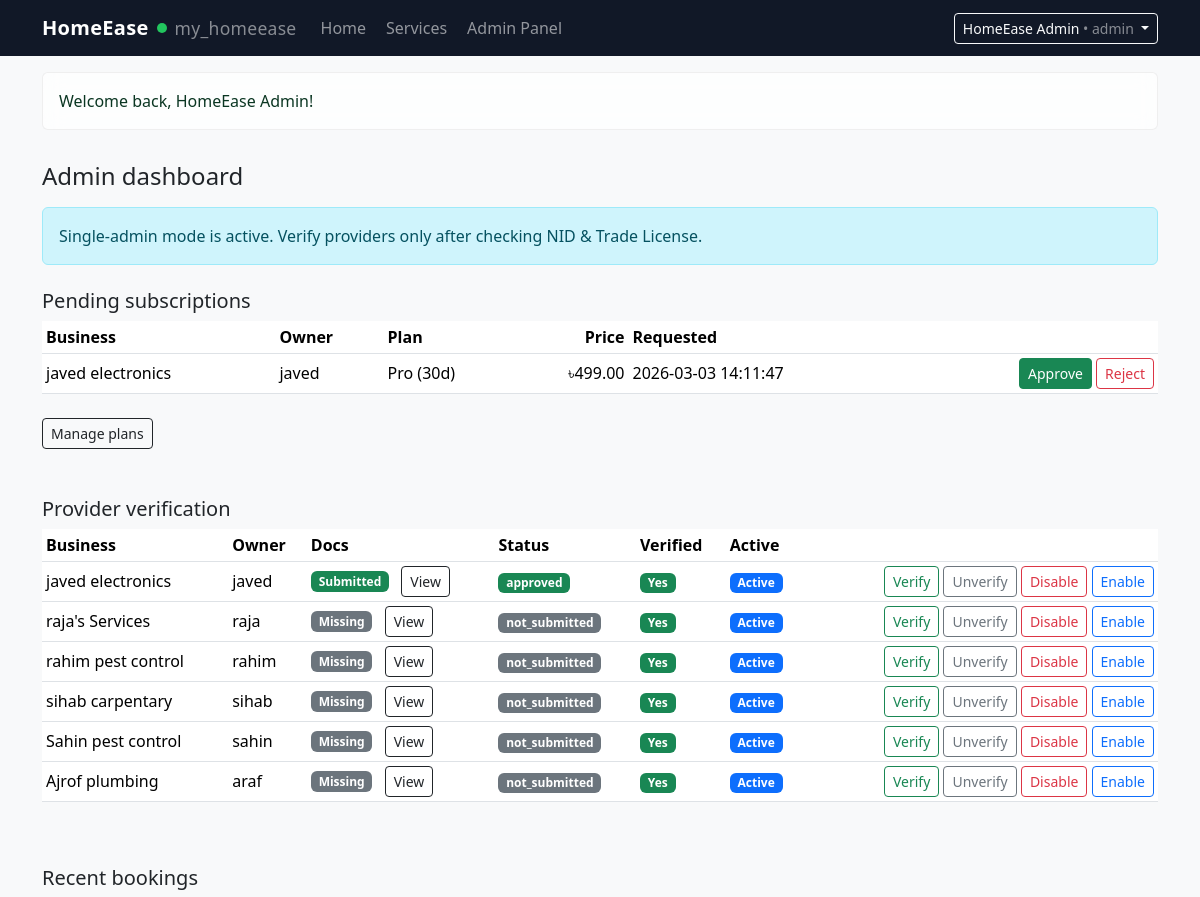
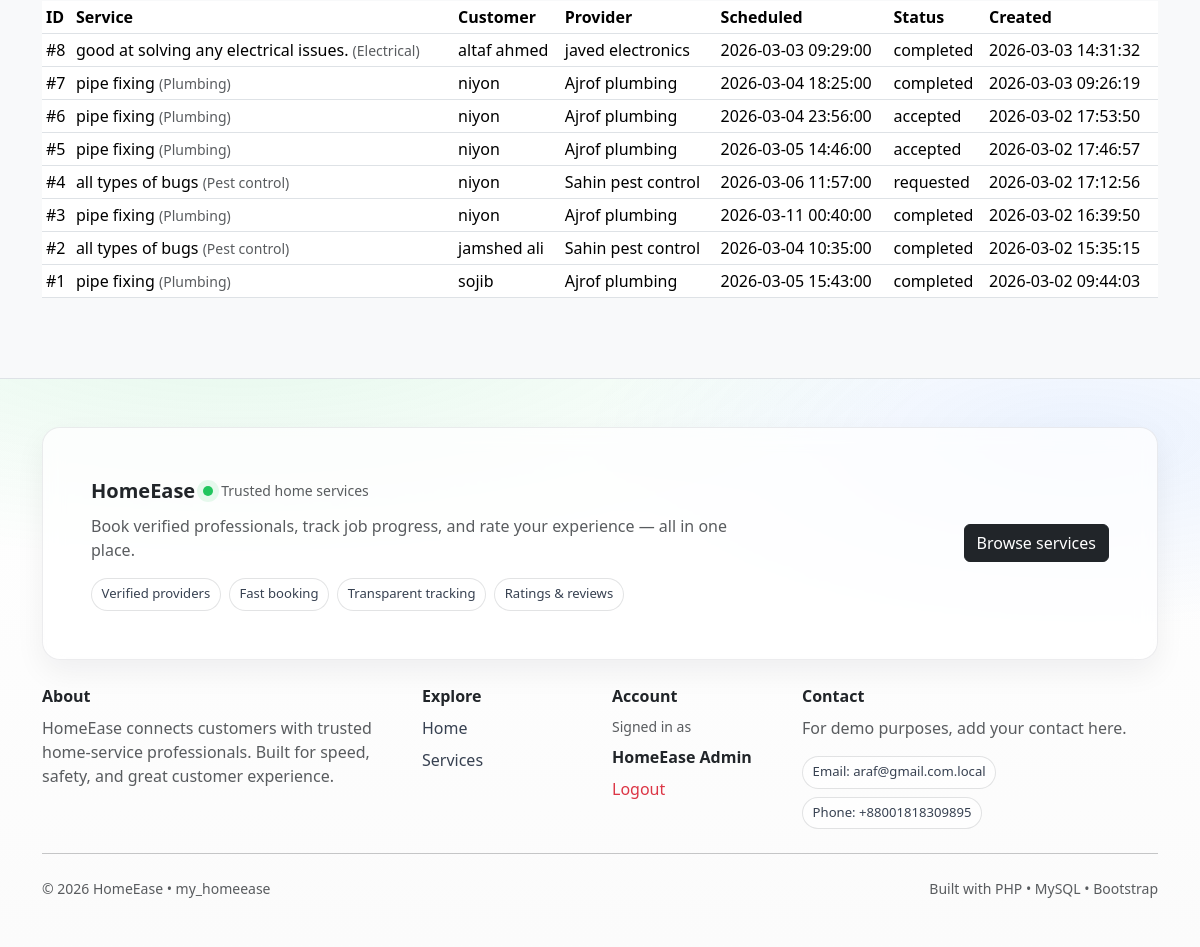
Page /admin/dashboard.php (signed in) on the committed database (2 pictures, top to bottom).
### tables this page shows
CREATE TABLE `provider_subscriptions` (
  `id` int(11) NOT NULL AUTO_INCREMENT,
  `provider_id` int(11) NOT NULL,
  `plan_id` int(11) NOT NULL,
  `status` enum('pending','active','expired','rejected') NOT NULL DEFAULT 'pending',
  `start_date` datetime DEFAULT NULL,
  `end_date` datetime DEFAULT NULL,
  `created_at` timestamp NOT NULL DEFAULT current_timestamp(),
  PRIMARY KEY (`id`),
  KEY `idx_ps_provider` (`provider_id`),
  KEY `idx_ps_status` (`status`),
  KEY `fk_ps_plan` (`plan_id`),
  CONSTRAINT `fk_ps_plan` FOREIGN KEY (`plan_id`) REFERENCES `subscription_plans` (`id`) ON DELETE CASCADE,
  CONSTRAINT `fk_ps_provider` FOREIGN KEY (`provider_id`) REFERENCES `users` (`id`) ON DELETE CASCADE
);

CREATE TABLE `provider_profiles` (
  `user_id` int(11) NOT NULL,
  `business_name` varchar(160) NOT NULL,
  `bio` text DEFAULT NULL,
  `address` varchar(255) DEFAULT NULL,
  `city` varchar(80) DEFAULT NULL,
  `is_verified` tinyint(1) NOT NULL DEFAULT 0,
  `cover_photo` varchar(255) DEFAULT NULL,
  `created_at` timestamp NOT NULL DEFAULT current_timestamp(),
  `bkash_number` varchar(30) DEFAULT NULL,
  `nagad_number` varchar(30) DEFAULT NULL,
  `nid_file` varchar(255) DEFAULT NULL,
  `trade_license_file` varchar(255) DEFAULT NULL,
  `verification_status` enum('not_submitted','pending','approved','rejected') NOT NULL DEFAULT 'not_submitted',
  `verification_note` varchar(255) DEFAULT NULL,
  PRIMARY KEY (`user_id`),
  CONSTRAINT `fk_provider_user` FOREIGN KEY (`user_id`) REFERENCES `users` (`id`) ON DELETE CASCADE
);

CREATE TABLE `users` (
  `id` int(11) NOT NULL AUTO_INCREMENT,
  `role` enum('customer','provider','admin') NOT NULL,
  `name` varchar(120) NOT NULL,
  `email` varchar(190) NOT NULL,
  `phone` varchar(30) DEFAULT NULL,
  `password_hash` varchar(255) NOT NULL,
  `is_active` tinyint(1) NOT NULL DEFAULT 1,
  `created_at` timestamp NOT NULL DEFAULT current_timestamp(),
  PRIMARY KEY (`id`),
  UNIQUE KEY `email` (`email`)
);

CREATE TABLE `subscription_plans` (
  `id` int(11) NOT NULL AUTO_INCREMENT,
  `name` varchar(60) NOT NULL,
  `price` decimal(10,2) NOT NULL DEFAULT 0.00,
  `duration_days` int(11) NOT NULL DEFAULT 30,
  `boost_level` int(11) NOT NULL DEFAULT 0,
  `is_active` tinyint(1) NOT NULL DEFAULT 1,
  `created_at` timestamp NOT NULL DEFAULT current_timestamp(),
  PRIMARY KEY (`id`)
);

CREATE TABLE `bookings` (
  `id` int(11) NOT NULL AUTO_INCREMENT,
  `customer_id` int(11) NOT NULL,
  `provider_id` int(11) NOT NULL,
  `service_id` int(11) NOT NULL,
  `scheduled_at` datetime NOT NULL,
  `customer_address` varchar(255) DEFAULT NULL,
  `notes` text DEFAULT NULL,
  `status` enum('requested','accepted','declined','in_progress','completed','cancelled') NOT NULL DEFAULT 'requested',
  `created_at` timestamp NOT NULL DEFAULT current_timestamp(),
  PRIMARY KEY (`id`),
  KEY `idx_bookings_customer` (`customer_id`),
  KEY `idx_bookings_provider` (`provider_id`),
  KEY `idx_bookings_status` (`status`),
  KEY `fk_bookings_service` (`service_id`),
  CONSTRAINT `fk_bookings_customer` FOREIGN KEY (`customer_id`) REFERENCES `users` (`id`) ON DELETE CASCADE,
  CONSTRAINT `fk_bookings_provider` FOREIGN KEY (`provider_id`) REFERENCES `users` (`id`) ON DELETE CASCADE,
  CONSTRAINT `fk_bookings_service` FOREIGN KEY (`service_id`) REFERENCES `services` (`id`) ON DELETE CASCADE
);

CREATE TABLE `services` (
  `id` int(11) NOT NULL AUTO_INCREMENT,
  `provider_id` int(11) NOT NULL,
  `category` varchar(80) NOT NULL,
  `title` varchar(160) NOT NULL,
  `description` text DEFAULT NULL,
  `base_price` decimal(10,2) NOT NULL DEFAULT 0.00,
  `is_active` tinyint(1) NOT NULL DEFAULT 1,
  `created_at` timestamp NOT NULL DEFAULT current_timestamp(),
  PRIMARY KEY (`id`),
  KEY `idx_services_provider` (`provider_id`),
  KEY `idx_services_category` (`category`),
  CONSTRAINT `fk_services_provider` FOREIGN KEY (`provider_id`) REFERENCES `users` (`id`) ON DELETE CASCADE
);

### app/helpers.php (called while the page is built, shortened)
<?php
function e(string $s): string {
  return htmlspecialchars($s, ENT_QUOTES, 'UTF-8');
}
function base_url(string $path = ''): string {
  $config = require __DIR__ . '/config.php';
  $base = rtrim($config['app']['base_url'], '/');
  $path = ltrim($path, '/');
  return $base . ($path ? '/' . $path : '');
}

### app/config.php (called while the page is built, shortened)
<?php
$environment = 'production';
if ($environment === 'production') {
  return [
    'db' => [
      'host'    => 'sql207.infinityfreeapp.com',
      'name'    => 'if0_41296449_my_homeease',
      'user'    => 'if0_41296449',
      'pass'    => 'araf1164araf',
      'charset' => 'utf8mb4',
    ],
    'app' => [
      'base_url' => '/public',
    ],
  ];
}

### public/admin/dashboard.php (the view, shortened to what this page needs)
<?php
require_once __DIR__ . '/../../app/db.php';
require_once __DIR__ . '/../../app/helpers.php';
require __DIR__ . '/../../app/views/header.php';
$subs = [];
try {
  $subs = $pdo->query("
    SELECT ps.id, ps.status, ps.created_at,
           u.name AS owner_name,
           pp.business_name,
           sp.name AS plan_name, sp.price, sp.duration_days
    FROM provider_subscriptions ps
    JOIN users u ON u.id = ps.provider_id
    JOIN provider_profiles pp ON pp.user_id = ps.provider_id
    JOIN subscription_plans sp ON sp.id = ps.plan_id
    WHERE ps.status='pending'
    ORDER BY ps.created_at DESC
    LIMIT 50
  ")->fetchAll();
} catch (Exception $e) {
}
$providers = $pdo->query("
SELECT u.id, u.name, u.email, u.phone, p.business_name, p.city, p.is_verified, u.is_active,
       p.nid_file, p.trade_license_file, p.verification_status
FROM users u
JOIN provider_profiles p ON p.user_id=u.id
WHERE u.role='provider'
ORDER BY p.is_verified ASC, u.created_at DESC
LIMIT 200
")->fetchAll();
$bookings = $pdo->query("
SELECT b.*, s.title AS service_title, s.category,
       c.name AS customer_name, p.business_name
FROM bookings b
JOIN services s ON s.id=b.service_id
JOIN users c ON c.id=b.customer_id
JOIN provider_profiles p ON p.user_id=b.provider_id
ORDER BY b.created_at DESC
LIMIT 200
")->fetchAll();
?>
<h1 class="h4 mb-3">Admin dashboard</h1>
<div class="alert alert-info">
  Single-admin mode is active. Verify providers only after checking NID & Trade License.
</div>
<?php if (!empty($subs)): ?>
  <h2 class="h5 mt-4">Pending subscriptions</h2>
  <div class="table-responsive">
    <table class="table table-sm align-middle">
      <thead>
        <tr>
          <th>Business</th><th>Owner</th><th>Plan</th><th class="text-end">Price</th><th>Requested</th><th></th>
        </tr>
      </thead>
      <tbody>
        <?php foreach ($subs as $s): ?>
          <tr>
            <td><?= e($s['business_name']) ?></td>
            <td><?= e($s['owner_name']) ?></td>
            <td><?= e($s['plan_name']) ?> (<?= (int)$s['duration_days'] ?>d)</td>
            <td class="text-end">৳<?= e(number_format((float)$s['price'],2)) ?></td>
            <td><?= e($s['created_at']) ?></td>
            <td class="text-end">
              <a class="btn btn-sm btn-success" href="<?= e(base_url('admin/subscription_update.php?id='.(int)$s['id'].'&to=active')) ?>">Approve</a>
              <a class="btn btn-sm btn-outline-danger" href="<?= e(base_url('admin/subscription_update.php?id='.(int)$s['id'].'&to=rejected')) ?>">Reject</a>
            </td>
          </tr>
        <?php endforeach; ?>
      </tbody>
    </table>
  </div>
  <div class="mt-2">
    <a class="btn btn-sm btn-outline-dark" href="<?= e(base_url('admin/plans.php')) ?>">Manage plans</a>
  </div>
<?php endif; ?>
<h2 class="h5 mt-5">Provider verification</h2>
<div class="table-responsive">
  <table class="table table-sm align-middle">
    <thead>
      <tr>
        <th>Business</th>
        <th>Owner</th>
        <th>Docs</th>
        <th>Status</th>
        <th>Verified</th>
        <th>Active</th>
        <th></th>
      </tr>
    </thead>
    <tbody>
    <?php foreach ($providers as $p): ?>
      <?php
        $hasDocs = (!empty($p['nid_file']) && !empty($p['trade_license_file']));
      ?>
      <tr>
        <td><?= e($p['business_name']) ?></td>
        <td><?= e($p['name']) ?></td>
        <td>
          <?= $hasDocs ? '<span class="badge text-bg-success">Submitted</span>' : '<span class="badge text-bg-secondary">Missing</span>' ?>
          <a class="btn btn-sm btn-outline-dark ms-2" href="<?= e(base_url('admin/provider_docs.php?id='.(int)$p['id'])) ?>">View</a>
        </td>
        <td>
          <span class="badge text-bg-<?=
            $p['verification_status']==='approved'?'success':
            ($p['verification_status']==='pending'?'warning':
            ($p['verification_status']==='rejected'?'danger':'secondary'))
          ?>"><?= e($p['verification_status'] ?? 'not_submitted') ?></span>
        </td>
        <td>
          <?= (int)$p['is_verified']===1 ? '<span class="badge text-bg-success">Yes</span>' : '<span class="badge text-bg-secondary">No</span>' ?>
        </td>
        <td>
          <?= (int)$p['is_active']===1 ? '<span class="badge text-bg-primary">Active</span>' : '<span class="badge text-bg-danger">Disabled</span>' ?>
        </td>
        <td class="text-end">
          <a class="btn btn-sm btn-outline-success" href="<?= e(base_url('admin/provider_toggle_verify.php?id='.(int)$p['id'].'&to=1')) ?>">Verify</a>
          <a class="btn btn-sm btn-outline-secondary" href="<?= e(base_url('admin/provider_toggle_verify.php?id='.(int)$p['id'].'&to=0')) ?>">Unverify</a>
          <a class="btn btn-sm btn-outline-danger" href="<?= e(base_url('admin/user_toggle_active.php?id='.(int)$p['id'].'&to=0')) ?>">Disable</a>
          <a class="btn btn-sm btn-outline-primary" href="<?= e(base_url('admin/user_toggle_active.php?id='.(int)$p['id'].'&to=1')) ?>">Enable</a>
        </td>
      </tr>
    <?php endforeach; ?>
    </tbody>
  </table>
</div>
<h2 class="h5 mt-5">Recent bookings</h2>
<div class="table-responsive">
  <table class="table table-sm align-middle">
    <thead>
      <tr>
        <th>ID</th><th>Service</th><th>Customer</th><th>Provider</th><th>Scheduled</th><th>Status</th><th>Created</th>
      </tr>
    </thead>
    <tbody>
    <?php foreach ($bookings as $b): ?>
      <tr>
        <td>#<?= (int)$b['id'] ?></td>
        <td><?= e($b['service_title']) ?> <span class="text-muted small">(<?= e($b['category']) ?>)</span></td>
        <td><?= e($b['customer_name']) ?></td>
        <td><?= e($b['business_name']) ?></td>
        <td><?= e($b['scheduled_at']) ?></td>
        <td><?= e($b['status']) ?></td>
        <td><?= e($b['created_at']) ?></td>
      </tr>
    <?php endforeach; ?>
    </tbody>
  </table>
</div>
<?php require __DIR__ . '/../../app/views/footer.php'; ?>

### app/views/header.php (style rules this page uses)
:root { --brand: #111827; }

### rows in the picture
provider_subscriptions: provider_profiles.business_name "javed electronics", provider.name "javed", plan.name "Pro", plan.duration_days "30", plan.price "499.00", created_at "2026-03-03 14:11:47"
provider_profiles: business_name "javed electronics", user_id.name "javed", shows "Submitted", verification_status "approved", is_verified "Yes"
provider_profiles: business_name "raja's Services", user_id.name "raja", shows "Missing", verification_status "not_submitted", is_verified "Yes"
provider_profiles: business_name "rahim pest control", user_id.name "rahim", shows "Missing", verification_status "not_submitted", is_verified "Yes"
provider_profiles: business_name "sihab carpentary", user_id.name "sihab", shows "Missing", verification_status "not_submitted", is_verified "Yes"
provider_profiles: business_name "Sahin pest control", user_id.name "sahin", shows "Missing", verification_status "not_submitted", is_verified "Yes"
provider_profiles: business_name "Ajrof plumbing", user_id.name "araf", shows "Missing", verification_status "not_submitted", is_verified "Yes"
bookings: id "8", service.title "good at solving any electrical issues.", service.category "Electrical", customer.name "altaf ahmed", provider_profiles.business_name "javed electronics", scheduled_at "2026-03-03 09:29:00", status "completed", created_at "2026-03-03 14:31:32"
bookings: id "7", service.title "pipe fixing", service.category "Plumbing", customer.name "niyon", provider_profiles.business_name "Ajrof plumbing", scheduled_at "2026-03-04 18:25:00", status "completed", created_at "2026-03-03 09:26:19"
bookings: id "6", service.title "pipe fixing", service.category "Plumbing", customer.name "niyon", provider_profiles.business_name "Ajrof plumbing", scheduled_at "2026-03-04 23:56:00", status "accepted", created_at "2026-03-02 17:53:50"
bookings: id "5", service.title "pipe fixing", service.category "Plumbing", customer.name "niyon", provider_profiles.business_name "Ajrof plumbing", scheduled_at "2026-03-05 14:46:00", status "accepted", created_at "2026-03-02 17:46:57"
bookings: id "4", service.title "all types of bugs", service.category "Pest control", customer.name "niyon", provider_profiles.business_name "Sahin pest control", scheduled_at "2026-03-06 11:57:00", status "requested", created_at "2026-03-02 17:12:56"
bookings: id "3", service.title "pipe fixing", service.category "Plumbing", customer.name "niyon", provider_profiles.business_name "Ajrof plumbing", scheduled_at "2026-03-11 00:40:00", status "completed", created_at "2026-03-02 16:39:50"
bookings: id "2", service.title "all types of bugs", service.category "Pest control", customer.name "jamshed ali", provider_profiles.business_name "Sahin pest control", scheduled_at "2026-03-04 10:35:00", status "completed", created_at "2026-03-02 15:35:15"
bookings: id "1", service.title "pipe fixing", service.category "Plumbing", customer.name "sojib", provider_profiles.business_name "Ajrof plumbing", scheduled_at "2026-03-05 15:43:00", status "completed", created_at "2026-03-02 09:44:03"

### other values in the picture
$u['name'] "HomeEase Admin"
$u['role'] "admin"
$flash['msg'] "Welcome back, HomeEase Admin!"
current_user()['name'] "HomeEase Admin"
